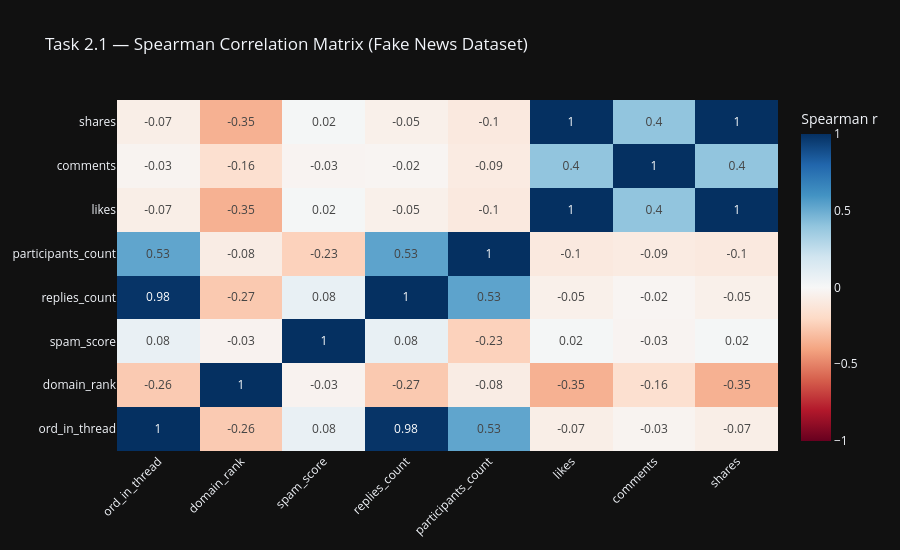

Notebook cell for this chart:
### Markdown cell above
## Task 2.1 — Spearman Correlation Heatmap
Spearman rank correlation is used instead of Pearson because it is
robust to non-normal distributions and monotonic (non-linear) relationships.

### Code cell
# ── Task 2.1: Spearman Correlation ───────────────────────────────────────────
numeric_cols = [
    'ord_in_thread', 'domain_rank', 'spam_score',
    'replies_count', 'participants_count', 'likes', 'comments', 'shares'
]
# Keep only columns that actually exist in the dataset
numeric_cols = [c for c in numeric_cols if c in df.columns]

# Replace empty strings with NaN, coerce to numeric, drop missing
num_df = df[numeric_cols].apply(pd.to_numeric, errors='coerce').dropna()

# Compute Spearman correlation matrix
spearman_corr, _ = stats.spearmanr(num_df)
corr_matrix = pd.DataFrame(spearman_corr, index=num_df.columns, columns=num_df.columns)

# Interactive Plotly heatmap
fig = go.Figure(
    go.Heatmap(
        z=corr_matrix.values,
        x=corr_matrix.columns.tolist(),
        y=corr_matrix.index.tolist(),
        colorscale='RdBu',
        zmin=-1, zmax=1,
        text=corr_matrix.round(2).values,
        texttemplate='%{text}',
        hovertemplate='%{y} vs %{x}: %{z:.3f}<extra></extra>',
        colorbar=dict(title='Spearman r')
    )
)
fig.update_layout(
    title='Task 2.1 — Spearman Correlation Matrix (Fake News Dataset)',
    template='plotly_dark',
    xaxis_tickangle=-45,
    height=550
)
fig.show()

# Identify top 3 correlated pairs (exclude self-correlations)
upper = corr_matrix.where(np.triu(np.ones(corr_matrix.shape), k=1).astype(bool))
top_pairs = (
    upper.stack()
    .abs()
    .sort_values(ascending=False)
    .head(3)
)
print('Top 3 Spearman-correlated pairs:')
print(top_pairs)

### Figure 1 — Plotly figure (JSON) as saved in the notebook; plotly's stock layout.template omitted (floating-point values rounded to 4 significant figures)
{"data": [{"colorbar": {"title": {"text": "Spearman r"}}, "colorscale": [[0, "rgb(103,0,31)"], [0.1, "rgb(178,24,43)"], [0.2, "rgb(214,96,77)"], [0.3, "rgb(244,165,130)"], [0.4, "rgb(253,219,199)"], [0.5, "rgb(247,247,247)"], [0.6, "rgb(209,229,240)"], [0.7, "rgb(146,197,222)"], [0.8, "rgb(67,147,195)"], [0.9, "rgb(33,102,172)"], [1, "rgb(5,48,97)"]], "hovertemplate": "%{y} vs %{x}: %{z:.3f}<extra></extra>", "text": [[1.0, -0.26, 0.08, 0.98, 0.53, -0.07, -0.03, -0.07], [-0.26, 1.0, -0.03, -0.27, -0.08, -0.35, -0.16, -0.35], [0.08, -0.03, 1.0, 0.08, -0.23, 0.02, -0.03, 0.02], [0.98, -0.27, 0.08, 1.0, 0.53, -0.05, -0.02, -0.05], [0.53, -0.08, -0.23, 0.53, 1.0, -0.1, -0.09, -0.1], [-0.07, -0.35, 0.02, -0.05, -0.1, 1.0, 0.4, 1.0], [-0.03, -0.16, -0.03, -0.02, -0.09, 0.4, 1.0, 0.4], [-0.07, -0.35, 0.02, -0.05, -0.1, 1.0, 0.4, 1.0]], "texttemplate": "%{text}", "type": "heatmap", "x": ["ord_in_thread", "domain_rank", "spam_score", "replies_count", "participants_count", "likes", "comments", "shares"], "y": ["ord_in_thread", "domain_rank", "spam_score", "replies_count", "participants_count", "likes", "comments", "shares"], "z": [[1.0, -0.2611, 0.07598, 0.9844, 0.527, -0.0661, -0.02712, -0.0661], [-0.2611, 1.0, -0.03449, -0.2664, -0.07826, -0.3542, -0.1627, -0.3542], [0.07598, -0.03449, 1.0, 0.07965, -0.2326, 0.01576, -0.02555, 0.01576], [0.9844, -0.2664, 0.07965, 1.0, 0.5342, -0.05262, -0.01923, -0.05262], [0.527, -0.07826, -0.2326, 0.5342, 1.0, -0.1003, -0.08728, -0.1003], [-0.0661, -0.3542, 0.01576, -0.05262, -0.1003, 1.0, 0.4, 1.0], [-0.02712, -0.1627, -0.02555, -0.01923, -0.08728, 0.4, 1.0, 0.4], [-0.0661, -0.3542, 0.01576, -0.05262, -0.1003, 1.0, 0.4, 1.0]], "zmax": 1, "zmin": -1}], "layout": {"height": 550, "title": {"text": "Task 2.1 — Spearman Correlation Matrix (Fake News Dataset)"}, "xaxis": {"tickangle": -45}}}
